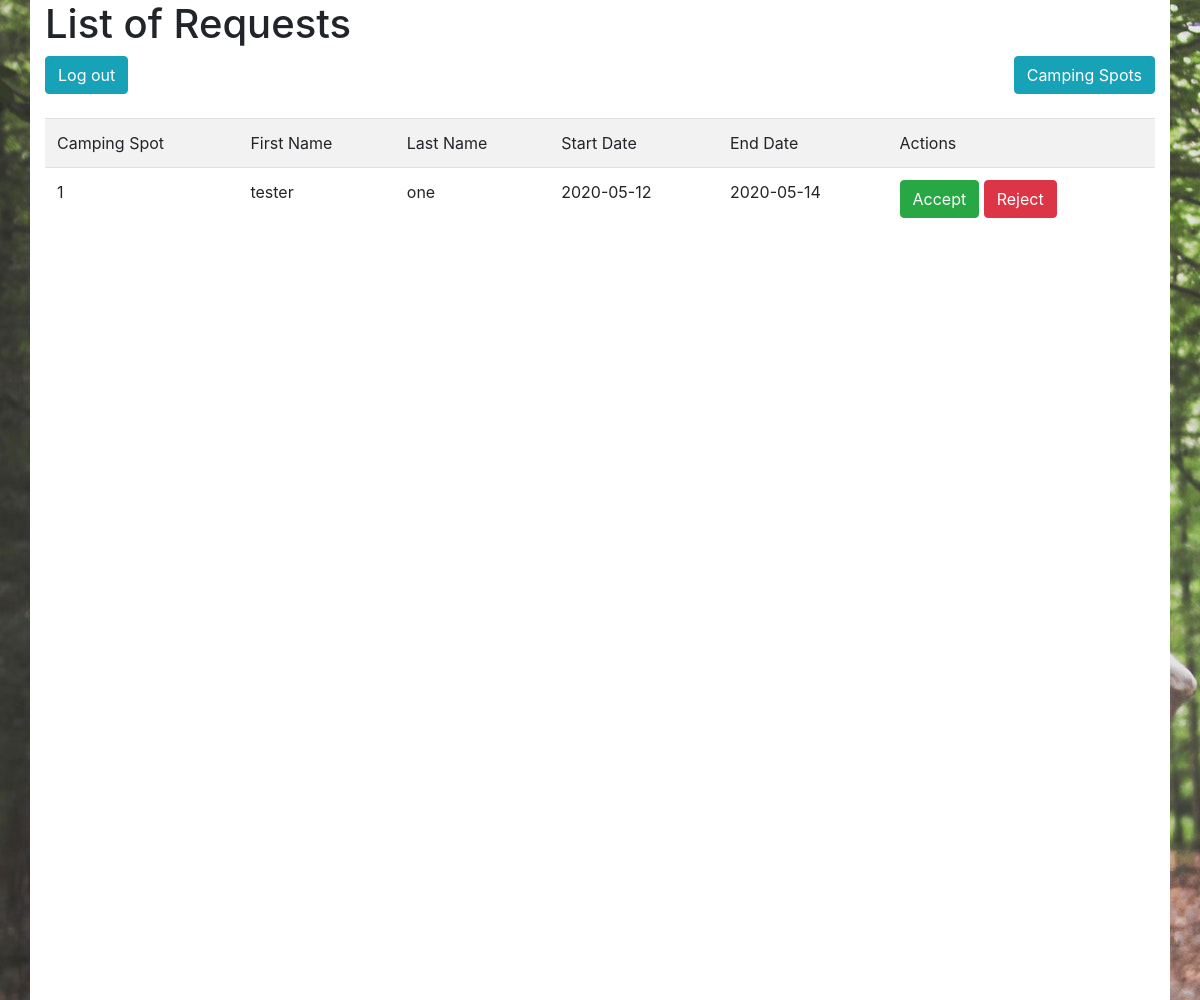
The app's page /camping_spot/requests, older data.
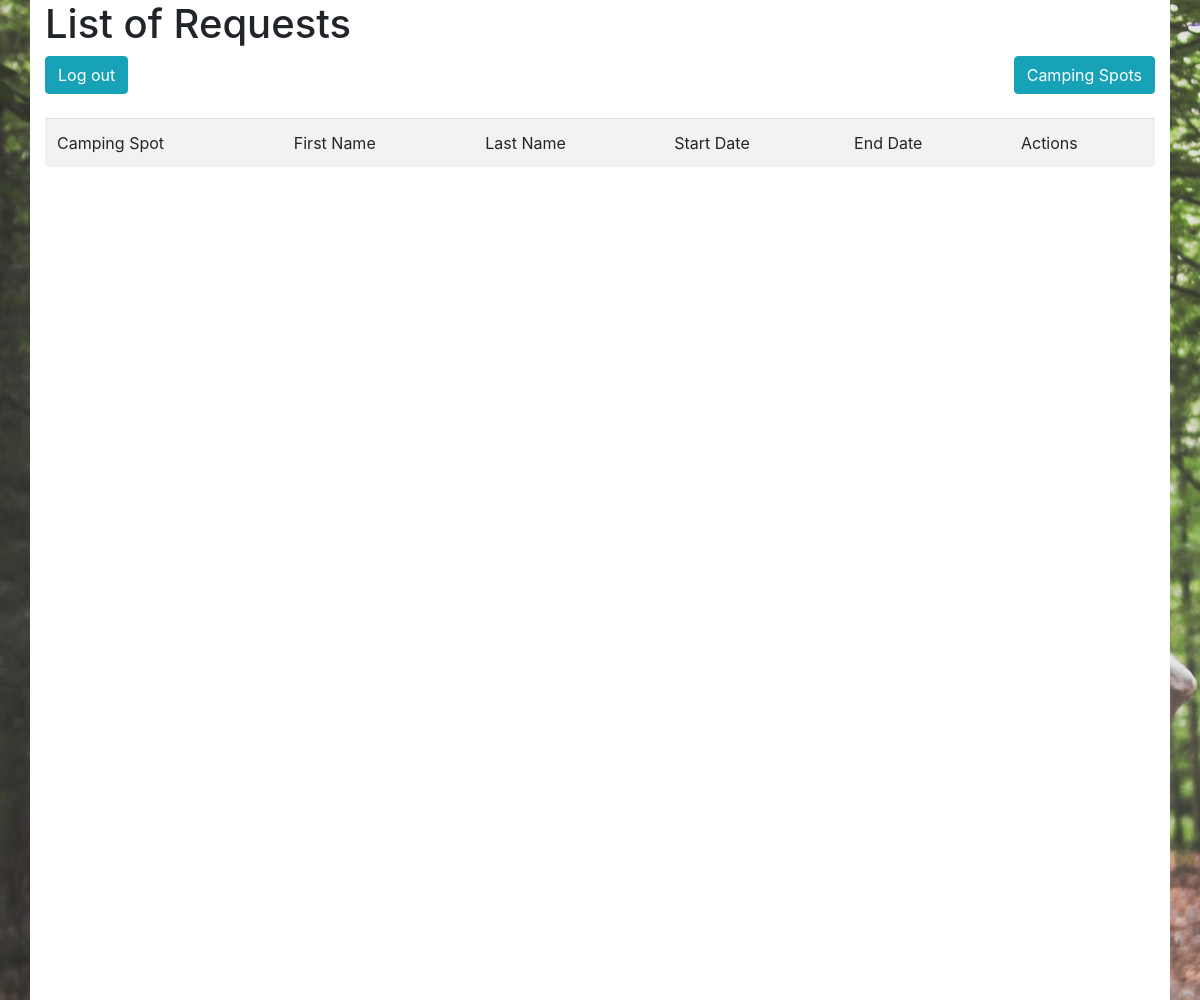
The same page, newer data.
### tables this page shows
CREATE TABLE `request` (
  `request_id` int(11) NOT NULL,
  `camp_spot_id` int(11) NOT NULL,
  `user_id` int(11) NOT NULL,
  `start_date` date NOT NULL,
  `end_date` date NOT NULL,
  `request_status` enum('Accepted','Rejected','Pending') NOT NULL,
  `req_read` enum('Read','Not Read') NOT NULL,
  `timestamp` date DEFAULT NULL
);

CREATE TABLE `contact` (
  `contact_id` int(11) NOT NULL,
  `user_id` int(11) NOT NULL,
  `address_id` int(11) NOT NULL,
  `first_name` varchar(50) NOT NULL,
  `last_name` varchar(50) NOT NULL,
  `phone_number` varchar(50) NOT NULL,
  `email` varchar(200) NOT NULL
);

### app/controllers/Camping_spotController.php (called while the page is built, shortened)
<?php
	class Camping_spotController extends Controller{
		public function requests(){
			$requests = $this->model('Request')->get();
			$this->view('camping_spot/requests', ['requests'=>$requests]);
		}
	}
?>

### app/core/App.php (called while the page is built, shortened)
<?php
class App{
	var $method = 'index';
	public function __construct(){
		$url = $this->parseURL();
		if(isset($url[0]) && file_exists('app/controllers/'. $url[0]. 'Controller.php')) {
			unset($url[0]);
		}
		$this->controller = new $this->controller();
		if(isset($url[1]) && method_exists($this->controller, $url[1])){
			$this->method = $url[1];
			unset($url[1]);
		}
		$this->params = $url ? array_values($url) : [];
		call_user_func_array([$this->controller, $this->method], $this->params);
	}
	private function parseURL(){
		if(isset($_GET['url'])) {
			return explode('/', filter_var(rtrim($_GET['url'],'/'), FILTER_SANITIZE_URL));
		}
	}
}
?>

### index.php (called while the page is built, shortened)
<?php
	new App();
?>

### app/models/Request.php (called while the page is built, shortened)
<?php
	class Request extends Model{
		public function get(){
			$SQL = 'SELECT * FROM Request JOIN user ON Request.user_id = user.user_id JOIN contact ON user.user_id = contact.user_id JOIN Camping_spot ON Request.camp_spot_id = Camping_spot.camping_spot_id';
			$stmt = self::$_connection->prepare($SQL);
			$stmt->execute();
			$stmt->setFetchMode(PDO::FETCH_CLASS, 'Request');
			return $stmt->fetchAll();
		}
	}
?>

### app/core/Model.php (called while the page is built, shortened)
<?php
	class Model{
		public function __construct(){
			$host = 'localhost';
			$dbname = 'camping';
			$user = 'camping_user';
			$password = 'tjAOLl7NQlvOtES9';
		}
	}
?>

### app/views/camping_spot/requests.php (the view, shortened to what this page needs)
<!DOCTYPE html>
<!doctype html>
<html lang="en">
  <head>
    <link rel="stylesheet" href="https://stackpath.bootstrapcdn.com/bootstrap/4.4.1/css/bootstrap.min.css">
  </head>
  <body>
   <div style="background-image: url('../images/background.jpg');height: 1000px;">
    <div class='container' style="height: 1000px; background-color: white;">
    <h1>List of Requests</h1>
      <a href="/Camping/login/logout" class="btn btn-info">Log out</a>
      <a href="/Camping/home/index" class="btn btn-info" style="float: right;">Camping Spots</a>
			<table class="table table-striped">
				<tr><td>Camping Spot</td><td>First Name</td><td>Last Name</td><td>Start Date</td><td>End Date</td><td>Actions</td></tr>
        <?php
          foreach($data['requests'] as $item){
            echo "<tr><td>$item->camp_spot_id</td><td>$item->first_name</td><td>$item->last_name</td><td>$item->start_date</td><td>$item->end_date</td><td>";
            if($item->request_status == 'Pending'){
              echo "<a href = '/Camping/camping_spot/accept/$item->request_id' class='btn btn-success'>Accept</a>
              <a href = '/Camping/camping_spot/reject/$item->request_id' class='btn btn-danger'>Reject</a>
              </td></tr>";
            }
            else{
              echo "<a href = '/Camping/camping_spot/delete/$item->request_id' class='btn btn-danger'>Delete</a> </td></tr>";
            }
          }
        ?>
	</table>
    </div>
  </div>
  </body>
</html>

Row changes from the older to the newer data that the page shows:
removed request: camp_spot "1", contact.first_name "tester", contact.last_name "one", start_date "2020-05-12", end_date "2020-05-14"
